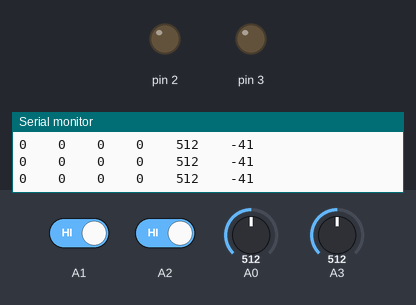
Recording of a sketch running on a simulated Arduino Uno, built with avr-gcc and run on an emulated ATmega328P. Shown: output pins drawn as LEDs (lit = HIGH), the last lines printed to the serial monitor. The inputs (shaded band) are chosen by the test bench; at power-on: A0 = 512, A1 HIGH, A2 HIGH, A3 = 512.

Above: at 1.3 s.
1.4 s: A0 set to 595
2.9 s: A0 set to 618
5.9 s: A1 driven LOW and A2 driven LOW
8.9 s: A3 set to 18
11.9 s: A3 set to 13
At 12.8 s:
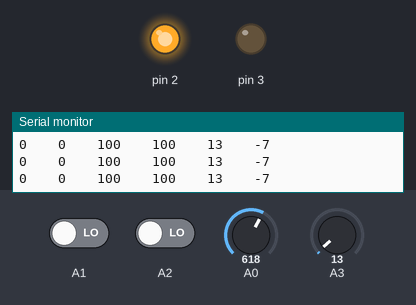
13.4 s: A1 driven HIGH
At 13.8 s:
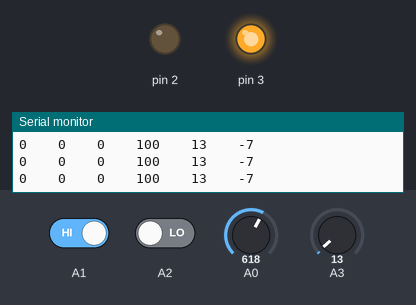
Timing chart, 0 to 15.9 s (numbered marks = the images above; inputs shaded):
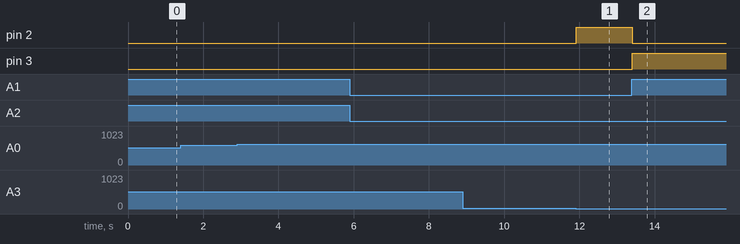

Measured:
- the behaviour switches between 16 and 15 on A3 (found by bisection; images 0 and 1)
- after the input at 11.9 s, pin 2: LOW → HIGH at once
- after the input at 13.4 s, pin 2: HIGH → LOW at once; pin 3: LOW → HIGH at once

The sketch:

app.ino
```cpp
#include <ADCTouch.h>

int ref0, ref1, ref2; //Reference values to take account the foil's own capacitance

void setup(){
    Serial.begin(9600);

    ref0 = ADCTouch.read(A1, 500);
    ref1 = ADCTouch.read(A2, 500);

    pinMode(2, OUTPUT);
    pinMode(3, OUTPUT);
}

void loop(){
    int up, down;

    int upTouch = ADCTouch.read(A1) - ref0;
    int downTouch = ADCTouch.read(A2) - ref1;

    int infrared = analogRead(A3);
    int battery_level = analogRead(A0);

    battery_level = (battery_level - 640) * 100 / 307;

    Serial.print(up);
    Serial.print("\t\t");
    Serial.print(down);
    Serial.print("\t\t");

    Serial.print(upTouch);
    Serial.print("\t\t");
    Serial.print(downTouch);
    Serial.print("\t\t");

    Serial.print(infrared);
    Serial.print("\t\t");

    Serial.print(battery_level);

    Serial.print("\n");

    if (upTouch > 40) {
        up = 1;
        down = 0;
        digitalWrite(2, HIGH);
        digitalWrite(3, LOW);
    } else
    if ( downTouch > 40) {
        down = 1;
        up = 0;
        digitalWrite(3, HIGH);
        digitalWrite(2, LOW);
    }

    if (infrared > 15) {
        digitalWrite(4, HIGH);
        digitalWrite(3, LOW);
        digitalWrite(2, LOW);
    } else {
        digitalWrite(4, LOW);
    }
}
```
